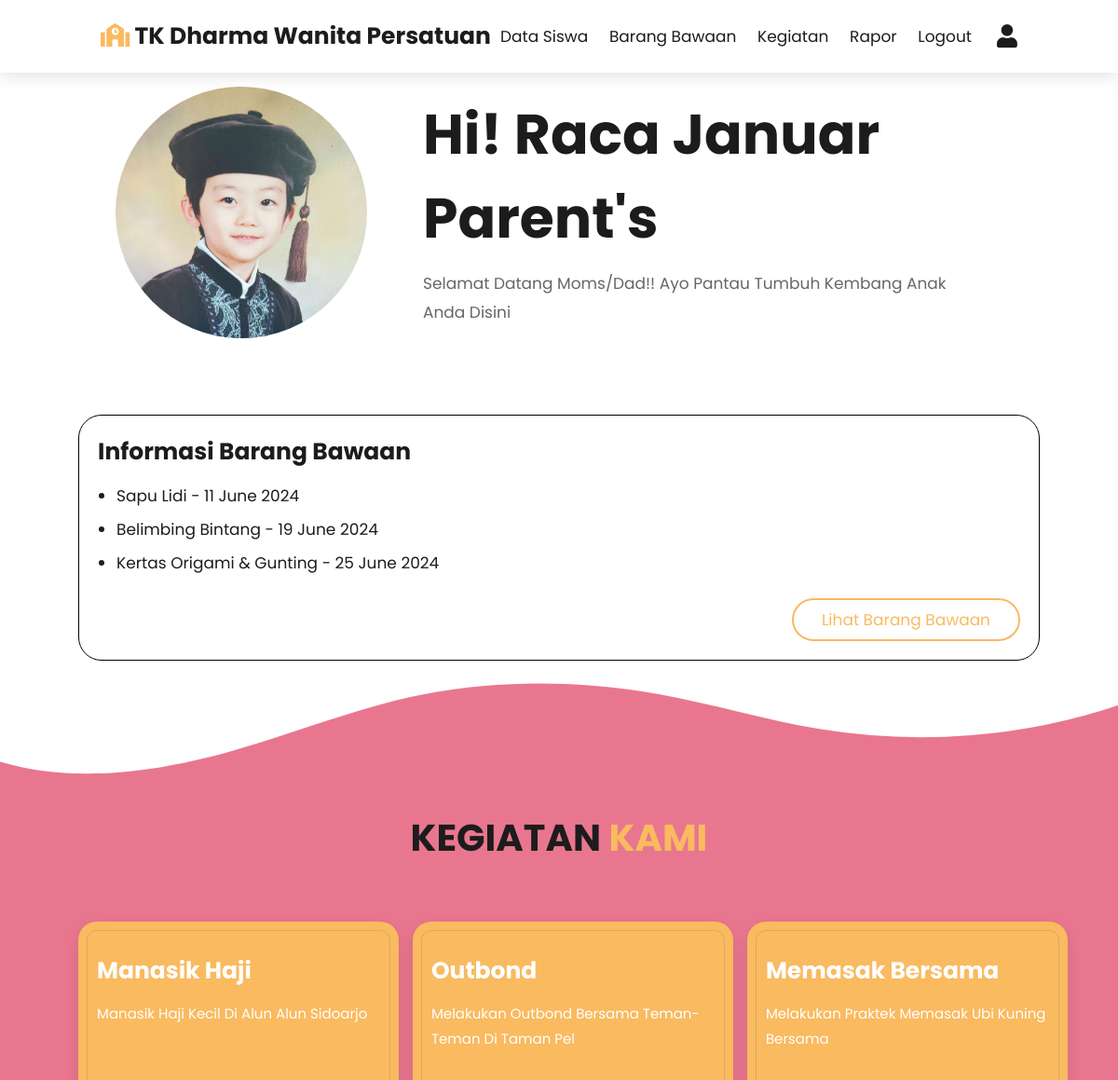
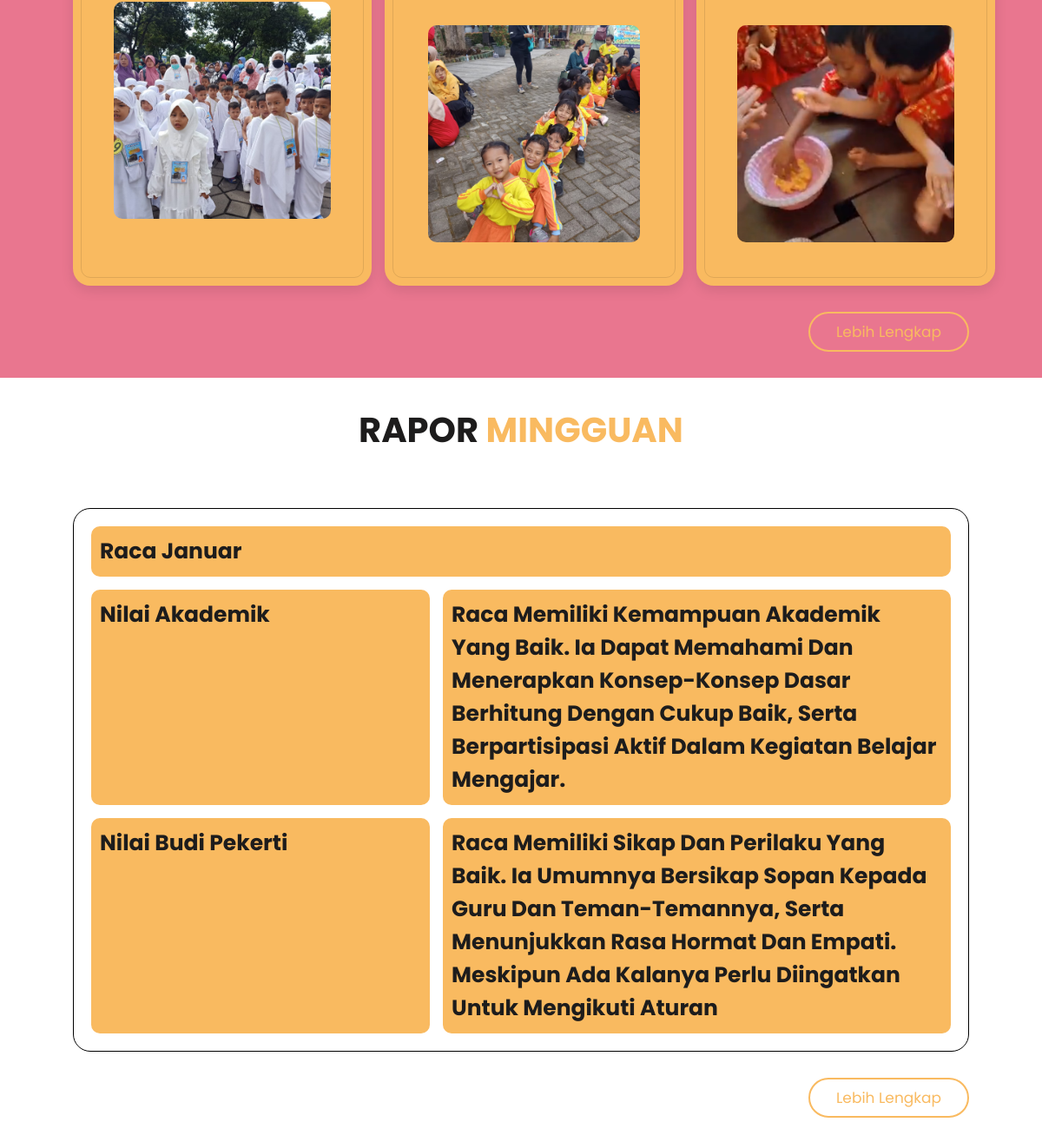
Page /siswa/index.php (signed in) on the committed database (2 pictures, top to bottom).
### tables this page shows
CREATE TABLE `siswa` (
  `id_siswa` int(11) NOT NULL,
  `nisn` varchar(10) NOT NULL DEFAULT '',
  `nama_siswa` varchar(50) NOT NULL DEFAULT '',
  `alamat_siswa` varchar(50) NOT NULL DEFAULT '',
  `jenis_kelamin` enum('L','P') NOT NULL,
  `password_siswa` varchar(255) NOT NULL DEFAULT '',
  `tinggi_badan` int(11) NOT NULL DEFAULT 0,
  `berat_badan` int(11) NOT NULL DEFAULT 0,
  `nama_ortu` varchar(50) NOT NULL DEFAULT '',
  `notelp_ortu` varchar(50) NOT NULL DEFAULT '',
  `foto` varchar(255) DEFAULT NULL
);

CREATE TABLE `barang_bawaan` (
  `id_barang` int(11) NOT NULL,
  `nama_barang` varchar(50) NOT NULL DEFAULT '',
  `info_kegiatan` varchar(50) NOT NULL DEFAULT '',
  `tgl_bawa` date NOT NULL
);

CREATE TABLE `informasi_kegiatan` (
  `id_kegiatan` int(11) NOT NULL,
  `nama_kegiatan` varchar(50) NOT NULL DEFAULT '',
  `deskripsi` varchar(50) NOT NULL DEFAULT '',
  `dokumentasi` varchar(255) DEFAULT '',
  `tgl_kegiatan` date NOT NULL
);

CREATE TABLE `nilai` (
  `id_nilai` int(11) NOT NULL,
  `id_siswa` int(11) NOT NULL,
  `nilai` varchar(11) NOT NULL,
  `kategori` varchar(50) NOT NULL,
  `deskripsi` varchar(255) NOT NULL DEFAULT '',
  `tgl_input` date DEFAULT NULL
);

### siswa/index.php (the view, shortened to what this page needs)
<?php
include '../conn.php';
$nisn = $_SESSION['nisn'];
$query = "SELECT * FROM siswa WHERE nisn = '$nisn'";
$result = $conn->query($query);
$siswa = $result->fetch_assoc();
$informasi_kegiatan_query = "SELECT * FROM informasi_kegiatan";
$informasi_kegiatan = $conn->query($informasi_kegiatan_query);
$barang_bawaan_query = "SELECT * FROM barang_bawaan";
$barang_bawaan = $conn->query($barang_bawaan_query);
$nilai = "SELECT * FROM nilai WHERE id_siswa = " . $siswa['id_siswa'];
$nilai = $conn->query($nilai);
?>
<!DOCTYPE html>
<html lang="en">
<head>
    <link rel="stylesheet" href="https://cdnjs.cloudflare.com/ajax/libs/font-awesome/5.15.4/css/all.min.css">
    <link rel="stylesheet" href="https://cdnjs.cloudflare.com/ajax/libs/lightgallery-js/1.4.0/css/lightgallery.min.css">
    <link rel="stylesheet" href="../assets/css/style.css">
</head>
<body>
    <header class="header">
        <a href="#" class="logo"> <i class="fas fa-school"></i> TK Dharma Wanita Persatuan</a>
        <nav class="navbar">
            <a href="#data-siswa">data siswa</a>
            <a href="#barang-bawaan">barang bawaan</a>
            <a href="#informasi-kegiatan">kegiatan</a>
            <a href="#rapor">rapor</a>
            <a href="../logout.php">logout</a>
        </nav>
        <div class="icons">
            <div class="fas fa-user" id="login-btn"></div>
        </div>
    </header>
    <section class="hero" id="data-siswa">
        <div class="title-student">
            <div class="image-student">
                <?php
                if ($siswa['foto'] == null) {
                    echo '<img src="../assets/images/user.png" alt="">';
                } else {
                    echo '<img src="../uploads/' . $siswa['foto'] . '" alt="">';
                }
                ?>
            </div>
            <div class="content-student">
                <h3>Hi! <?= $siswa['nama_siswa'] ?> Parent's</h3>
                <p>Selamat datang moms/dad!! Ayo pantau tumbuh kembang anak anda disini
                </p>
            </div>
        </div>
        <div class="item-information" id="barang-bawaan">
            <h5>Informasi Barang Bawaan</h5>
            <ul>
                <?php
                $count_barang = 0;
                if ($barang_bawaan->num_rows > 0) {
                    if ($count_barang < 3) {
                        while ($row = $barang_bawaan->fetch_assoc()) {
                            echo '<li>' . $row['nama_barang'] . ' - ' . date('d F Y', strtotime($row['tgl_bawa'])) . '</li>';
                        }
                    }
                } else {
                    echo '<li>Belum ada barang bawaan</li>';
                }
                ?>
            </ul>
            <div class="btn-wrapper">
                <a href="dashboard/barang_bawaan.php" class="btn">Lihat Barang Bawaan</a>
            </div>
        </div>
        <div class="custom-shape-divider-bottom-1684324473">
        </div>
    </section>
    <section class="activities-student" id="informasi-kegiatan">
        <h1 class="heading">kegiatan <span>kami</span></h1>
        <div class="box-container <?= $informasi_kegiatan->num_rows === 1 ? 'single' : '' ?>">
            <?php
            $count_informasi_kegiatan = 0;
            if ($informasi_kegiatan->num_rows > 0) {
                while ($row = $informasi_kegiatan->fetch_assoc()) {
                    if ($count_informasi_kegiatan < 3) {
                        echo '<a href="detail_kegiatan.php?id_kegiatan=' . $row['id_kegiatan'] . '" class="box">
                            <h3>' . $row['nama_kegiatan'] . '</h3>
                            <p>' . $row['deskripsi'] . '</p>
                            <div class="img">
                            <img src="../uploads/' . $row['dokumentasi'] . '" alt="">
                            </div>
                        </a>';
                        $count_informasi_kegiatan++;
                    }
                }
            } else {
                echo '<h3>Belum ada kegiatan</h3>';
            }
            ?>
        </div>
        <div class="btn-wrapper">
            <a href="dashboard/informasi_kegiatan.php" class="btn">Lebih Lengkap</a>
        </div>
    </section>
    <section class="weekly-report" id="rapor">
        <h1 class="heading">rapor <span>mingguan</span></h1>
        <div class="box-container">
            <div class="box-name">
                <h3><?= $siswa['nama_siswa'] ?></h3>
            </div>
            <div class="box-report">
                <?php
                $count_report = 0;
                if ($nilai->num_rows > 0) {
                    while ($row = $nilai->fetch_assoc()) {
                        if ($count_report < 3) {
                            echo '<div class="report">
                                    <div class="report-title">' . $row['kategori'] . '</div>
                                    <div class="report-description">' . $row['deskripsi'] . '</div>
                                </div>';
                            $count_report++;
                        }
                    }
                } else {
                    echo '<h3>Belum ada rapor</h3>';
                }
                ?>
            </div>
        </div>
        <div class="btn-wrapper">
            <a href="dashboard/nilai.php" class="btn">Lebih Lengkap</a>
        </div>
    </section>
</body>
</html>

### rows in the picture
siswa: foto (picture), nama_siswa "Raca Januar"
barang_bawaan: nama_barang "Sapu Lidi", tgl_bawa "11 June 2024"
barang_bawaan: nama_barang "Belimbing Bintang", tgl_bawa "19 June 2024"
barang_bawaan: nama_barang "Kertas Origami & Gunting", tgl_bawa "25 June 2024"
informasi_kegiatan: nama_kegiatan "Manasik Haji", deskripsi "Manasik Haji Kecil Di Alun Alun Sidoarjo", dokumentasi (picture)
informasi_kegiatan: nama_kegiatan "Outbond", deskripsi "Melakukan Outbond Bersama Teman-Teman Di Taman Pel", dokumentasi (picture)
informasi_kegiatan: nama_kegiatan "Memasak Bersama", deskripsi "Melakukan Praktek Memasak Ubi Kuning Bersama", dokumentasi (picture)
nilai: kategori "Nilai Akademik", deskripsi "Raca Memiliki Kemampuan Akademik Yang Baik. Ia Dapat Memahami Dan Menerapkan Konsep-Konsep Dasar Berhitung Dengan Cukup Baik, Serta Berpartisipasi Aktif Dalam Kegiatan Belajar Mengajar."
nilai: kategori "Nilai Budi Pekerti", deskripsi "Raca Memiliki Sikap Dan Perilaku Yang Baik. Ia Umumnya Bersikap Sopan Kepada Guru Dan Teman-Temannya, Serta Menunjukkan Rasa Hormat Dan Empati. Meskipun Ada Kalanya Perlu Diingatkan Untuk Mengikuti Aturan"
